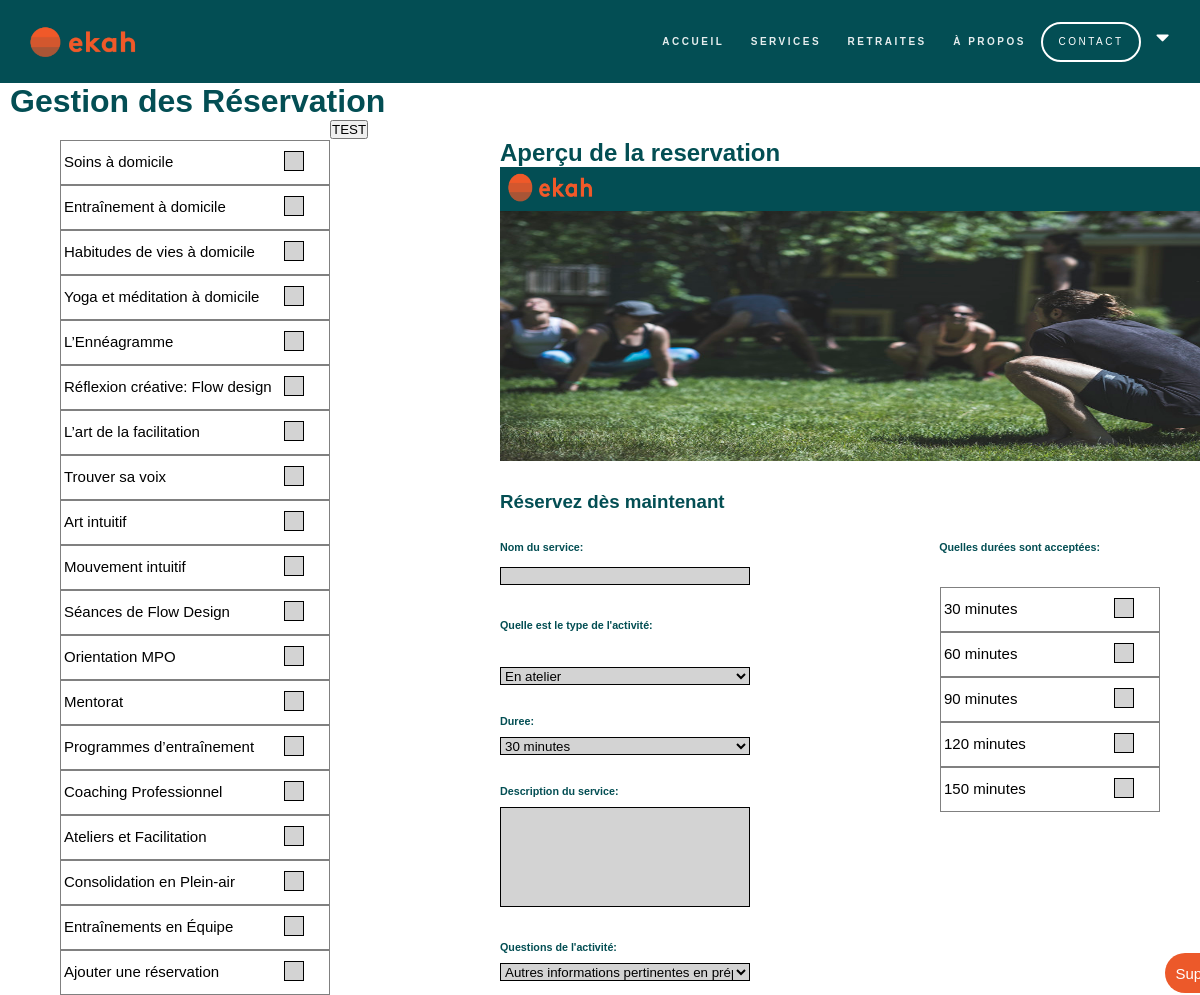
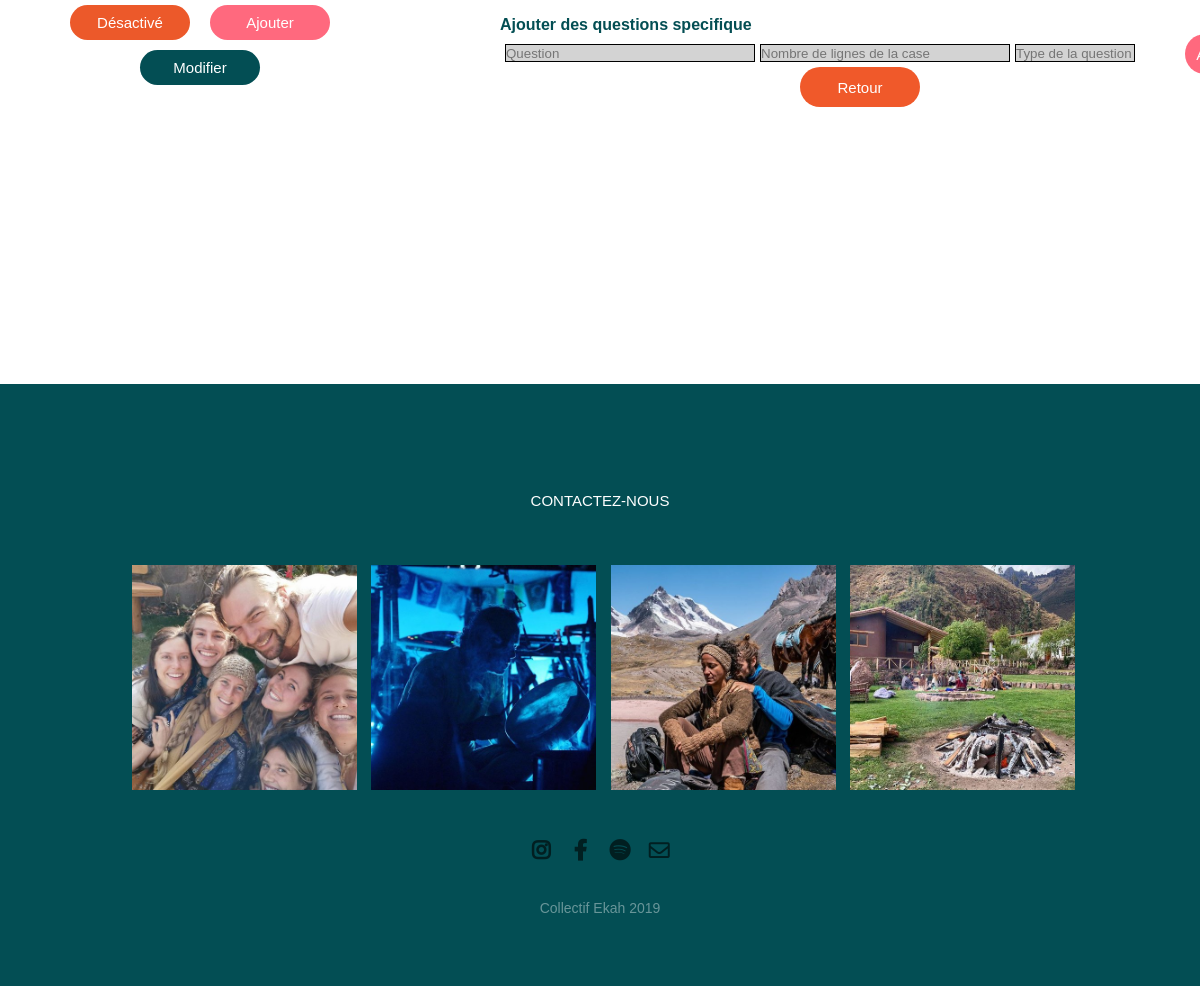
Screenshot of /affichage/admin/gestionReservation.php (signed in) with the database file from the repository (2 pictures, top to bottom).
### tables this page shows
CREATE TABLE duree (
id INT NOT NULL AUTO_INCREMENT PRIMARY KEY,
temps INT NOT NULL
);

### php/gestionnaire/Activite/gestionActivite.php (called while the page is built, shortened)
<?php
include_once $_SERVER['DOCUMENT_ROOT']."/Project-Ekah/utils/connexion.php";
include_once $_SERVER['DOCUMENT_ROOT']."/Project-Ekah/php/class/Activite/activite.php";
include_once $_SERVER['DOCUMENT_ROOT']."/Project-Ekah/php/class/Activite/type_activite.php";
class GestionActivite{
  public function getAllActiviteService(){
   $tempconn = new Connexion();
   $conn = $tempconn->getConnexion();
   $activite = null;
   $requete= "SELECT * FROM activite";
   $result = $conn->query($requete);
   if ($result->num_rows > 0) {
     while($row = $result->fetch_assoc()) {
       $activite[] = new Activite( $row['id'],
                                 $row['id_type_activite'],
                                 $row['id_etat_activite'],
                                 $row['nom'],
                                 $row['description_breve'],
                                 $row['description_longue']);
     }
   }
   return $activite;
 }
  public function getAllTypeActivite(){
    $tempconn = new Connexion();
    $conn = $tempconn->getConnexion();
    $requete= "SELECT * FROM type_activite";
    $result = $conn->query($requete);
    if ($result->num_rows > 0) {
      while($row = $result->fetch_assoc()) {
        $type_activite[] = new Type_activite( $row['id'],
                                  $row['nom']);
      }
    }
    return $type_activite;
  }
  public function getActiviteEtatId($id){
    $tempconn = new Connexion();
    $conn = $tempconn->getConnexion();
    $requete= "SELECT id_etat_activite FROM activite WHERE id = ?;";
    $stmt=$conn->prepare($requete);
    $stmt->bind_param('i', $id);
    $stmt->execute();
    $result = $stmt->get_result();
    $id_etat_activite = null;
    if ($row = $result->fetch_assoc()){
      $id_etat_activite = $row['id_etat_activite'];
    }
    return $id_etat_activite;
  }
}
?>

### utils/connexion.php (called while the page is built, shortened)
<?php
class Connexion{
  private $dbHost = "localhost";
  private $dbUser = "root";
  private $dbPass = "";
  private $dbName = "ekah";
  function __construct() {
    $this->conn = mysqli_connect($this->dbHost, $this->dbUser, $this->dbPass, $this->dbName);
  }
}
?>

### php/class/Activite/activite.php (called while the page is built, shortened)
<?php
  class Activite{
    private $nom;
    public function getNom(){
      return $this->nom;
    }
    public function setNom($nom){
      $this->nom = $nom;
    }
  }
 ?>

### php/gestionnaire/Duree/gestionDuree.php (called while the page is built, shortened)
<?php
 include_once $_SERVER['DOCUMENT_ROOT']."/Project-Ekah/utils/connexion.php";
 include_once $_SERVER['DOCUMENT_ROOT']."/Project-Ekah/php/class/Duree/duree.php";
class GestionDuree{
  public function getAllDuree(){
    $tempconn = new Connexion();
    $conn = $tempconn->getConnexion();
    $duree = null;
    $requete= "SELECT * FROM duree";
    $result = $conn->query($requete);
    if ($result->num_rows > 0) {
      while($row = $result->fetch_assoc()) {
        $duree[] = new Duree( $row['id'],
                                  $row['temps']);
      }
    }
    return $duree;
  }
  public function getDureesOfActivite($idActivite){
    $tempconn = new Connexion();
    $conn = $tempconn->getConnexion();
      $requete = "SELECT tda.id_activite, d.id, d.temps FROM ta_duree_activite AS tda
                INNER JOIN activite AS a ON tda.id_activite = a.id
                INNER JOIN duree AS d ON tda.id_duree = d.id
                WHERE tda.id_activite = $idActivite;";
      $result = $conn->query($requete);
      if ($result->num_rows > 0) {
        while($row = $result->fetch_assoc()) {
          $duree[] = new Duree( $row['id'],$row['temps']);
        }
      }
      return $duree;
    }
  }
?>

### php/class/Duree/duree.php (called while the page is built, shortened)
<?php
  class Duree{
    private $temps;
    public function getTemps(){
      return $this->temps;
    }
    public function setTemps($temps){
      $this->temps = $temps;
    }
  }
 ?>

### php/class/Activite/type_activite.php (called while the page is built, shortened)
<?php
class Type_activite{
  private $nom;
    public function getNom(){
      return $this->nom
      ;}
  public function setNom($nom){
    $this->nom = $nom
    ;}
} ?>

### php/gestionnaire/Question/gestionQuestion.php (called while the page is built, shortened)
<?php
 include_once $_SERVER['DOCUMENT_ROOT']."/Project-Ekah/utils/connexion.php";
 include_once $_SERVER['DOCUMENT_ROOT']."/Project-Ekah/php/class/Question/question.php";
class GestionQuestion{
  public function getQuestionsOfActivite($idActivite){
    $tempconn = new Connexion();
    $conn = $tempconn->getConnexion();
      $requete = "SELECT taqr.id_activite, q.id, q.nom_questionnaire FROM ta_activite_questionnaire_reservation AS taqr
                INNER JOIN activite AS a ON taqr.id_activite = a.id
                INNER JOIN questionnaire_reservation AS q ON taqr.id_questionnaire_res = q.id
                WHERE taqr.id_activite = $idActivite;";
      $result = $conn->query($requete);
      if ($result->num_rows > 0) {
        while($row = $result->fetch_assoc()) {
          $requete1 = "SELECT tqrq.id_questionnaire_res, q.id, q.id_type_question, q.question, q.nb_ligne FROM ta_questionnaire_reservation_question AS tqrq
                    INNER JOIN question AS q ON tqrq.id_question = q.id
                    INNER JOIN questionnaire_reservation AS qr ON tqrq.id_questionnaire_res = qr.id
                    WHERE tqrq.id_questionnaire_res = '".$row['id']."';";
          $result1 = $conn->query($requete1);
          if ($result1->num_rows > 0) {
            while($row = $result1->fetch_assoc()) {
              $question[] = new Question( $row['id'],$row['id_type_question'],$row['question'],$row['nb_ligne']);
            }
        }
      }
      return $question;
    }
}
}
?>

### php/class/Question/question.php (called while the page is built, shortened)
<?php
  class Question{
    private $question;
    public function getQuestion(){
      return $this->question;
    }
    public function setQuestion($question){
      $this->question = $question;
    }
  }
 ?>

### php/gestionnaire/Reservation/gestionAffichageGestionReservation.php (the view, shortened to what this page needs)
<?php
  class GestionAffichageGestionReservation
  {
    public function getAllActivite(){
       $ga = new GestionActivite();
       $activite = $ga->getAllActiviteService();
       $html = "";
        if (!is_array($activite)){
         $html .= "Aucun resultat trouvé.";
       }
       else{
         for ($i = 0; $i < sizeof($activite); $i++){
           if($ga->getActiviteEtatId($i+1)==2)
           {
             $html .= "
                 <div class=\"sectionActivite\">
                 <div class=\"titreActivite\">".$activite[$i]->getNom()."</div>
                 <div onclick='selectionne($i);' class=\"boiteSelection desactive\" id='Activite-$i'></div>
                 </div>
                   ";
           }
           else{
           $html .= "
               <div class=\"sectionActivite\">
               <div class=\"titreActivite\">".$activite[$i]->getNom()."</div>
               <div onclick='selectionne($i);' class=\"boiteSelection\" id='Activite-$i'></div>
               </div>
                 ";
               }
         }
         $j=sizeof($activite);
         $html.="
         <div class=\"sectionActivite\" >
         <div class=\"titreActivite\">Ajouter une réservation</div>
         <div onclick='selectionne($j);' class=\"boiteSelection\" id='AjoutActivite' value='$j'></div>
         </div>
         ";
       }
       return $html;
     }
     public function getAllTypeActivite(){
        $ga = new GestionActivite();
        $type_activite = $ga->getAllTypeActivite();
        $html = "";
         if (!is_array($type_activite)){
          $html .= "Aucun resultat trouvé.";
        }
        else{
          $html .= "<select class=\"boxType\" name=\"type\" id=\"type\"> ";
          for ($i = 0; $i < sizeof($type_activite);$i++){
            $j=$i+1;
            $html .= "
              <option id='Type-$i' value=\"$j\" >".$type_activite[$i]->getNom()."</option>
            ";
          }
          $html .= "</select>";
        }
        return $html;
      }
      public function getDureeActivite($idActivite){
         $gd = new GestionDuree();
         $duree_activite = $gd->getDureesOfActivite($idActivite);
         $html = "";
          if (!is_array($duree_activite)){
           $html .= "Aucun resultat trouvé.";
         }
         else{
           $html .= "<select class=\"boxDuree\" name=\"service\" id=\"duree\">";
           for ($i = 0; $i < sizeof($duree_activite);$i++){
             $html .= "
               <option id='Durees-".$duree_activite[$i]->getTemps()."' value=".$duree_activite[$i]->getTemps()." >".$duree_activite[$i]->getTemps()." minutes</option>
             ";
           }
           $html .= "</select>";
         }
         return $html;
       }
       public function getQuestionActivite($idActivite){
          $gq = new GestionQuestion();
          $question_activite = $gq->getQuestionsOfActivite($idActivite);
          $html = "";
           if (!is_array($question_activite)){
            $html .= "Aucun resultat trouvé.";
          }
          else{
            $html .= "<select class=\"boxDuree\" name=\"service\" id=\"questionnaire\">";
            for ($i = 0; $i < sizeof($question_activite);$i++){
              $j=$i+1;
              $html .= "
                <option id='Question-$i' value=\"$j\" >".$question_activite[$i]->getQuestion()."</option>
              ";
            }
            $html .= "</select>";
          }
          return $html;
        }
     public function getAllDuree(){
        $gd = new GestionDuree();
        $duree = $gd->getAllDuree();
        $html = "";
         if (!is_array($duree)){
          $html .= "Aucun resultat trouvé.";
        }
        else{
          for ($i = 0; $i < sizeof($duree); $i++){
            $html .= "
                <div class=\"sectionDuree\" >
                <div class=\"titreActivite\">".$duree[$i]->getTemps()." minutes</div>
                <div onclick='selectionneDuree($i);' class=\"boiteSelection\" id='Duree-$i'></div>
                </div>
                  ";
          }
        }
        return $html;
      }
   }
?>

### rows the page displays
duree: temps "30"
duree: temps "60"
duree: temps "90"
duree: temps "120"
duree: temps "150"

### other values shown
$activite[$i]->getNom() "Soins à domicile"
$activite[$i]->getNom() "Entraînement à domicile"
$activite[$i]->getNom() "Habitudes de vies à domicile"
$activite[$i]->getNom() "Yoga et méditation à domicile"
$activite[$i]->getNom() "L’Ennéagramme"
$activite[$i]->getNom() "Réflexion créative: Flow design"
$activite[$i]->getNom() "L’art de la facilitation"
$activite[$i]->getNom() "Trouver sa voix"
$activite[$i]->getNom() "Art intuitif"
$activite[$i]->getNom() "Mouvement intuitif"
$activite[$i]->getNom() "Séances de Flow Design"
$activite[$i]->getNom() "Orientation MPO"
$activite[$i]->getNom() "Mentorat"
$activite[$i]->getNom() "Programmes d’entraînement"
$activite[$i]->getNom() "Coaching Professionnel"
